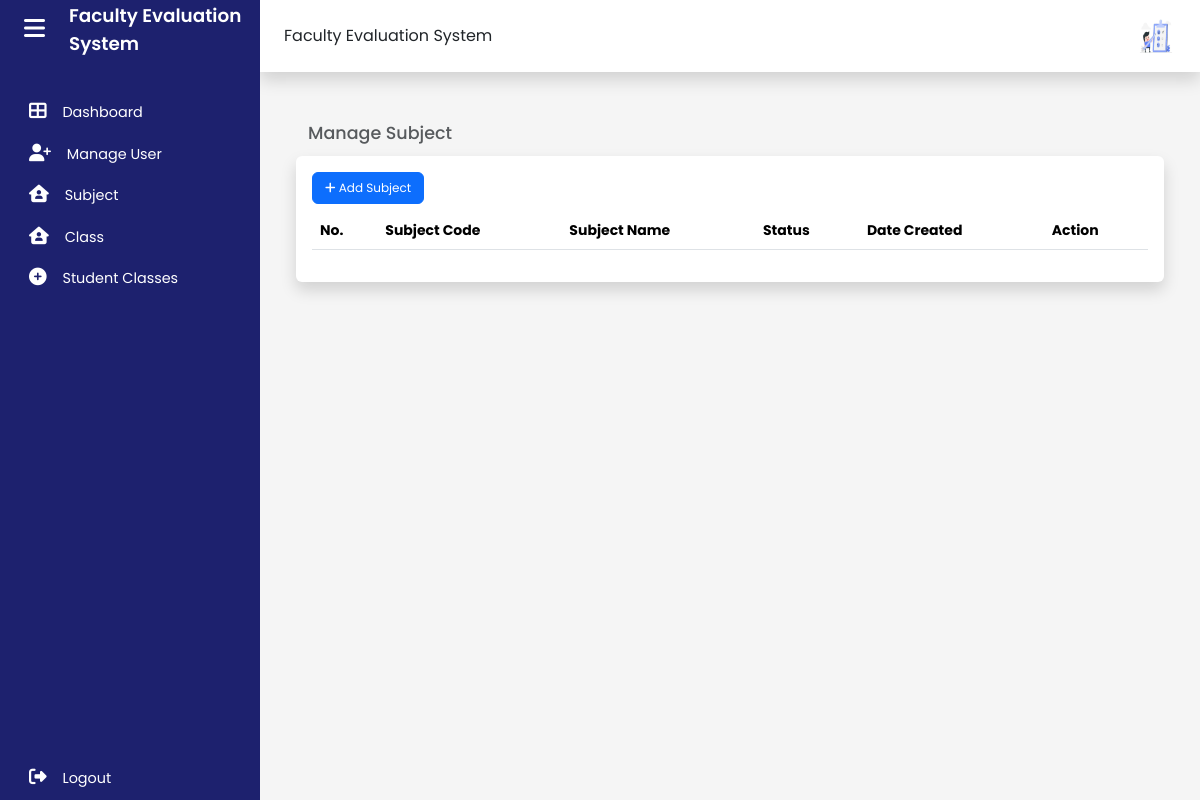
/admin/manageSubject.php (signed in), run on an earlier commit of the app's database.
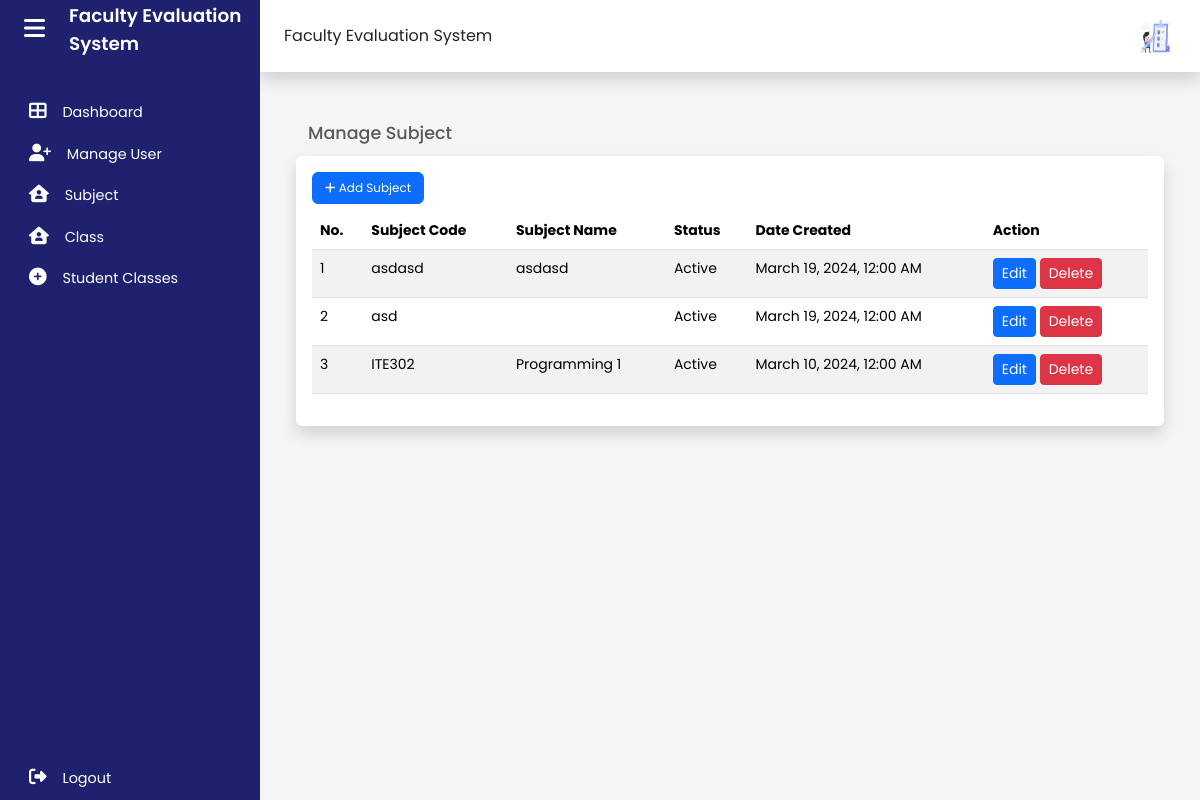
And on a later commit of the database.
### tables this page shows
CREATE TABLE `tbl_subject` (
  `id` int(11) NOT NULL,
  `subject_code` varchar(25) NOT NULL,
  `subject_name` varchar(50) NOT NULL,
  `user_id` int(11) NOT NULL,
  `is_active` int(11) NOT NULL DEFAULT 1,
  `created_at` date NOT NULL DEFAULT current_timestamp(),
  `updated_at` date DEFAULT NULL
);

### admin/manageSubject.php (the view, shortened to what the changed rows need)
<?php
include "../connect.php";
?>
<!DOCTYPE html>
<html lang="en">
<head>
    <link href="https://cdn.jsdelivr.net/npm/bootstrap@5.3.2/dist/css/bootstrap.min.css" rel="stylesheet"
>
    <link rel="stylesheet" type="text/css" href="https://cdn.datatables.net/1.11.5/css/dataTables.bootstrap5.min.css">
    <link rel="stylesheet" href="css/dashboard.css">
</head>
<body>
    <div class="wrapper">
        <div class="main" style="background-color: #F5F5F5;">
                    <div id="page-content" class="col-md-12 px-5 py-1" >
                        <div class="row">
                            <div class="shadow p-3 mb-5 bg-body rounded ">
                                    <div class="table-responsive">
                                        <table id="example" class="table table-striped" style="width:100%; font-size: 14px !important;">
                                            <thead>
                                                <tr>
                                                    <th>No.</th>
                                                    <th>Subject Code</th>
                                                    <th>Subject Name</th>
                                                    <th>Status</th>
                                                    <th>Date Created</th>
                                                    <th>Action</th>
                                                </tr>
                                            </thead>
                                            <tbody>
                                                <?php
                                                $sqlquery = mysqli_query($con, "SELECT * FROM tbl_subject ORDER BY id DESC;");
                                                $i = 1;
                                                while ($rows = mysqli_fetch_array($sqlquery)) {
                                                ?>
                                                <tr>
                                                    <td><?php echo $i++; ?></td>
                                                    <td><?php echo $rows['subject_code']; ?></td>
                                                    <td><?php echo $rows['subject_name']; ?></td>
                                                    <td><?php echo ($rows['is_active'] == 1) ? 'Active' : 'Inactive'; ?></td>
                                                    <td><?php echo date('F j, Y, g:i A', strtotime($rows['created_at'])); ?></td>
                                                    <td>
                                                        <div class="d-none d-lg-inline">
                                                            <button type="button" class="btn btn-primary btn-sm edit-btn" data-bs-toggle="modal" data-bs-target="#editModal" data-subject-id="<?php echo $rows['id']; ?>">Edit</button>
                                                            <button type="button" class="btn btn-danger btn-sm delete-btn" data-subject-id="<?php echo $rows['id']; ?>">Delete</button>
                                                        </div>
                                                    </td>
                                                </tr>
                                                <?php
                                                }
                                                ?>
                                            </tbody>
                                        </table>
                                    </div>
                    </div>
                </div>
        </div>
    </div>
    </div>
</body>
</html>

What changed in the data, as far as the page shows it:
added tbl_subject: subject_code "asdasd", subject_name "asdasd", is_active "Active", created_at "March 19, 2024, 12:00 AM"
added tbl_subject: subject_code "asd", is_active "Active", created_at "March 19, 2024, 12:00 AM"
added tbl_subject: subject_code "ITE302", subject_name "Programming 1", is_active "Active", created_at "March 10, 2024, 12:00 AM"
